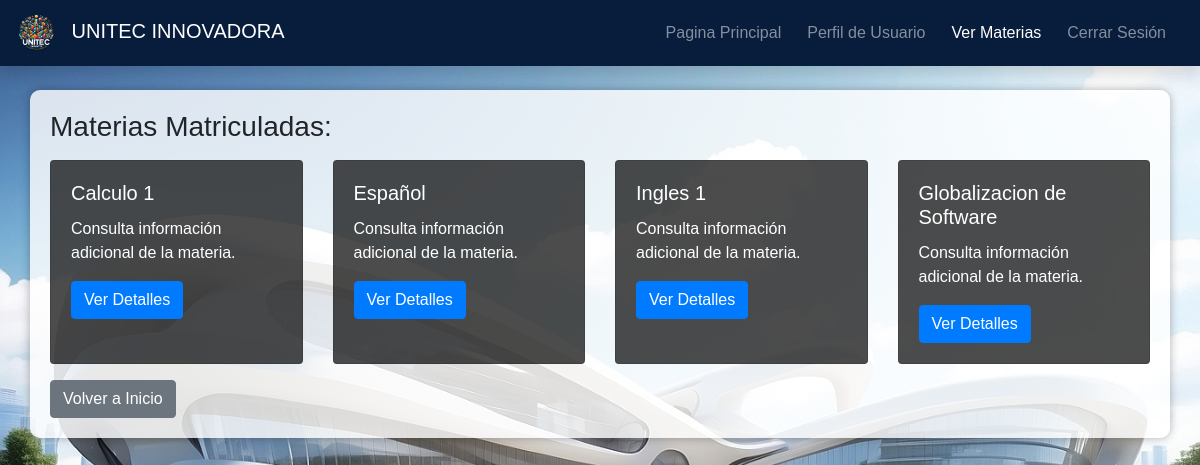
/Semestral/ver_materias.php (signed in), run on the app's committed database.
### tables this page shows
CREATE TABLE `cursos` (
  `id_curso` int(100) NOT NULL,
  `Nombre_Curso` varchar(100) NOT NULL
);

### Semestral/ver_materias.php (the view, shortened to what this page needs)
<?php
include("conexion.php");
$id_estudiante = $_SESSION['id_usuario'];
$sql_materias = "SELECT cursos.id_curso, cursos.Nombre_Curso
                 FROM cursos
                 INNER JOIN grupos_cursos ON cursos.id_curso = grupos_cursos.id_curso
                 INNER JOIN matriculas ON grupos_cursos.id_grupo = matriculas.id_grupo
                 WHERE matriculas.id_estudiante = $id_estudiante";
$result_materias = $conn->query($sql_materias);
?>
<!DOCTYPE html>
<html lang="es">
<head>
    <link rel="stylesheet" href="https://maxcdn.bootstrapcdn.com/bootstrap/4.5.2/css/bootstrap.min.css">
    <link href="https://fonts.cdnfonts.com/css/aileron" rel="stylesheet">
    <link rel="stylesheet" type="text/css" href="css/estudiante1.css">
</head>
<body>
<nav class="navbar navbar-expand-lg navbar-dark  shadow">
    <a class="navbar-brand" href="pagina_estudiante.php">
        <img src="img\logo.jpg" alt="Logo">
        UNITEC INNOVADORA
    </a>
    <div class="collapse navbar-collapse" id="navbarNav">
        <ul class="navbar-nav">
            <li class="nav-item">
                <a class="nav-link" href='pagina_estudiante.php'>Pagina Principal</a>
            </li>
             <li class="nav-item">
                <a class="nav-link" href='ver_perfil.php'>Perfil de Usuario</a>
            </li>
            <li class="nav-item active">
                <a class="nav-link" href='ver_materias.php'>Ver Materias</a>
            </li>
            <li class="nav-item">
                <a class="nav-link" href="cerrar_sesion.php">Cerrar Sesión</a>
            </li>
        </ul>
    </div>
</nav>
<div class="container mt-4 custom-container-bg">
    <h3>Materias Matriculadas:</h3>
    <div class="card-deck mt-3">
        <?php
        if ($result_materias->num_rows > 0) {
            while ($row_materia = $result_materias->fetch_assoc()) {
                $id_curso = $row_materia['id_curso'];
                $nombre_materia = $row_materia['Nombre_Curso'];
                echo "<div class='card'>";
                echo "<div class='card-body'>";
                echo "<h5 class='card-title'>$nombre_materia</h5>";
                echo "<p class='card-text'>Consulta información adicional de la materia.</p>";
                echo "<a href='ver_nota.php?id_curso=$id_curso' class='btn btn-primary'>Ver Detalles</a>";
                echo "</div>";
                echo "</div>";
            }
        } else {
            echo "<p>No estás matriculado en ninguna materia.</p>";
        }
        ?>
    </div>
    <a href='pagina_estudiante.php?id_usuario=<?php echo $id_estudiante; ?>' class='btn btn-secondary mt-3'>Volver a Inicio</a>
</div>
</body>
</html>

### Semestral/css/estudiante1.css (style rules this page uses)
body { background: url('../img/estudiantefondo.jpg') no-repeat center center fixed; background-size: cover; height: 100vh; margin: 0; font-family: 'Aileron', sans-serif; }
.navbar { background-color: #081d3c; }
.navbar-brand img { max-height: 40px; margin-right: 10px; }
.navbar-nav { margin-left: auto; }
.navbar-nav .nav-item { margin-right: 10px; }
.navbar-nav .nav-link { color: #fff; }
.card { background-color: rgba(0, 0, 0, 0.7); color: white; }
.custom-container-bg { background-color: rgba(255, 255, 255, 0.8); padding: 20px; border-radius: 10px; box-shadow: 0 0 10px rgba(0, 0, 0, 0.3); }

### data on the page
cursos: Nombre_Curso "Calculo 1"
cursos: Nombre_Curso "Español"
cursos: Nombre_Curso "Ingles 1"
cursos: Nombre_Curso "Globalizacion de Software"
